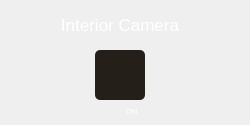
   <widget class="QFrame" name="Interiorcamera">
    <property name="geometry">
     <rect>
      <x>36</x>
      <y>345</y>
      <width>250</width>
      <height>125</height>
     </rect>
    </property>
    <property name="styleSheet">
     <string notr="true">background: qradialgradient(cx:1.0, cy:0.0, radius: 3.0,
              fx:1.0, fy:0.0, stop:0 rgba(2, 2, 2, 0.75), stop:1 rgba(143, 99, 41, 0.75));
border-radius: 5px;
</string>
    </property>
    <property name="frameShape">
     <enum>QFrame::StyledPanel</enum>
    </property>
    <property name="frameShadow">
     <enum>QFrame::Raised</enum>
    </property>
    <widget class="QLabel" name="interiorcma">
     <property name="geometry">
      <rect>
       <x>30</x>
       <y>10</y>
       <width>180</width>
       <height>30</height>
      </rect>
     </property>
     <property name="font">
      <font>
       <pointsize>13</pointsize>
       <weight>50</weight>
       <bold>false</bold>
      </font>
     </property>
     <property name="styleSheet">
      <string notr="true">background-color: rgba(255, 255, 255, 0);
border: 0px;
color: rgb(255, 255, 255);</string>
     </property>
     <property name="lineWidth">
      <number>0</number>
     </property>
     <property name="text">
      <string>Interior Camera</string>
     </property>
     <property name="alignment">
      <set>Qt::AlignCenter</set>
     </property>
    </widget>
    <widget class="QLabel" name="incamstatus">
     <property name="geometry">
      <rect>
       <x>120</x>
       <y>105</y>
       <width>23</width>
       <height>11</height>
      </rect>
     </property>
     <property name="font">
      <font>
       <pointsize>6</pointsize>
       <weight>50</weight>
       <bold>false</bold>
      </font>
     </property>
     <property name="styleSheet">
      <string notr="true">background-color: rgba(255, 255, 255, 0);
border: 0px;
color: rgb(255, 255, 255);</string>
     </property>
     <property name="lineWidth">
      <number>0</number>
     </property>
     <property name="text">
      <string>ON</string>
     </property>
     <property name="alignment">
      <set>Qt::AlignCenter</set>
     </property>
    </widget>
    <widget class="QLabel" name="label_6">
     <property name="geometry">
      <rect>
       <x>95</x>
       <y>50</y>
       <width>50</width>
       <height>50</height>
      </rect>
     </property>
     <property name="autoFillBackground">
      <bool>false</bool>
     </property>
     <property name="styleSheet">
      <string notr="true">background: #241F19;
box-shadow: inset 3px 3px 3px rgba(7, 6, 5, 0.25), inset -2px -2px 2px rgba(143, 99, 41, 0.25);
border-radius: 5px;
border-radius: 5px;</string>
     </property>
     <property name="frameShape">
      <enum>QFrame::Box</enum>
     </property>
     <property name="frameShadow">
      <enum>QFrame::Sunken</enum>
     </property>
     <property name="lineWidth">
      <number>33</number>
     </property>
     <property name="text">
      <string/>
     </property>
     <property name="pixmap">
      <pixmap>pics/HMI/icon/Interior Camera.svg</pixmap>
     </property>
     <property name="scaledContents">
      <bool>false</bool>
     </property>
     <property name="alignment">
      <set>Qt::AlignCenter</set>
     </property>
    </widget>
    <widget class="QLabel" name="label_13">
     <property name="geometry">
      <rect>
       <x>100</x>
       <y>105</y>
       <width>13</width>
       <height>11</height>
      </rect>
     </property>
     <property name="styleSheet">
      <string notr="true">background-color: rgba(255, 255, 255, 0);
border: 0px;</string>
     </property>
     <property name="text">
      <string/>
     </property>
     <property name="pixmap">
      <pixmap>pics/HMI/icon/eye icon.svg</pixmap>
     </property>
     <property name="scaledContents">
      <bool>false</bool>
     </property>
    </widget>
   </widget>
